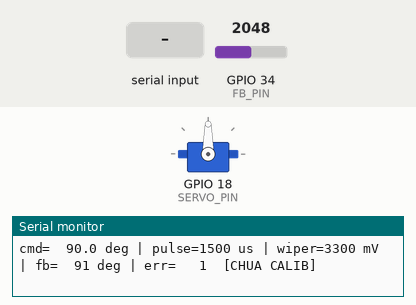
This sketch was run on a simulated ESP32. Parts: servo, the last lines printed to the serial monitor. The inputs (shaded band) are chosen by the test bench; at power-on: GPIO 34 (FB_PIN) = 2048 (analog values on the 0–4095 scale). EEPROM starts erased.

Above: at 3.0 s.
3.1 s: "0\n" received over Serial
At 4.3 s:
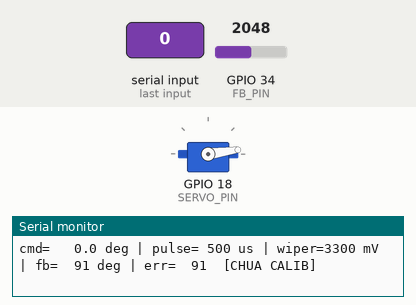
4.6 s: "1\n" received over Serial
At 5.8 s:
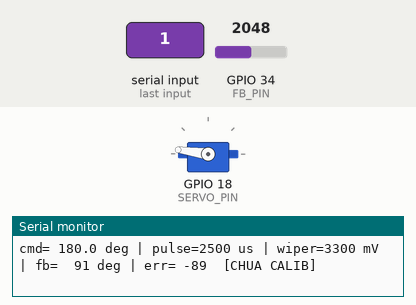
6.1 s: "s\n" received over Serial
At 8.6 s:
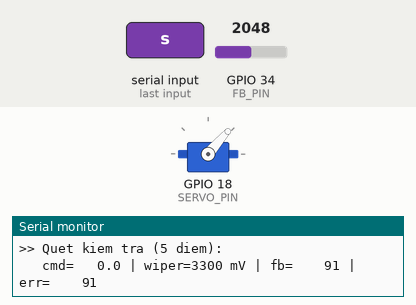
15.0 s: "e90\n" received over Serial
Timing chart, 0 to 18.0 s (numbered marks = the images above; inputs shaded):
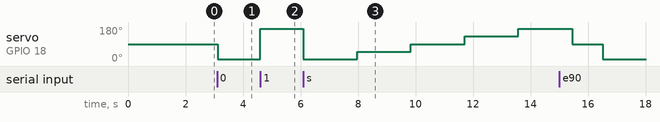

Measured:
- after the input at 3.1 s, servo on GPIO 18 (SERVO_PIN): 90° → 8° at once
- after the input at 4.6 s, servo on GPIO 18 (SERVO_PIN): 8° → 172° at once
- after the input at 6.1 s, servo on GPIO 18 (SERVO_PIN): 172° → 8° at once, → 49° 1.9 s later, → 90° 1.9 s later, → 131° 1.9 s later, … (5 changes in this stretch)

The sketch:

rds3120mg_calib.ino
```cpp
/*
  RDS3120MG (servo 20kg, metal gear) - BAN 180 DO
  Hieu chinh offset + doc feedback ADC tren ESP32, noi suy 2 doan (0 - 90 - 180)
  Thu vien: ESP32Servo (cai trong Library Manager)

  Dau noi:
    Servo signal  -> GPIO18
    Servo V+      -> nguon RIENG 6-7.2V, >= 5A (KHONG lay tu ESP32)
    Servo GND     -> GND chung voi ESP32
    Feedback wiper-> cau chia ap -> GPIO34 (ADC1)

  Bien tro RDS3120MG duoc cap theo dien ap nguon servo, wiper co the len 5-6V
  nen BAT BUOC phai chia ap truoc khi vao ESP32.

  Cau chia ap mac dinh (FB_DIVIDER_RATIO = 2.0):
      wiper ---[47k]---+--- GPIO34
                       |
                     [47k]  + tu 100nF song song
                       |
                      GND

  Neu khi chay lenh 'k' bi bao "ADC bao hoa" (wiper qua cao), doi cau chia ap:
      R tren = 47k, R duoi = 22k  ->  FB_DIVIDER_RATIO = 3.14

  FB_DIVIDER_RATIO trong code PHAI KHOP voi mach that.

  Serial Monitor: 115200 baud, chon "Newline"
*/

#include <ESP32Servo.h>
#include <Preferences.h>

// ================== CAU HINH ==================
const int SERVO_PIN = 18;
const int FB_PIN    = 34;

// Ty so chia ap = (R1 + R2) / R2.  47k+47k = 2.0 | 47k+22k = 3.14 | noi thang = 1.0
const float FB_DIVIDER_RATIO = 2.0f;

// Hanh trinh servo: ban 180 do
const int SERVO_RANGE_DEG = 180;

const int PULSE_LIMIT_LOW  = 400;    // gioi han an toan khi chinh offset (us)
const int PULSE_LIMIT_HIGH = 2600;
const int PULSE_STEP       = 5;      // moi lan bam q/e/z/c doi bao nhieu us

const int DEFAULT_PULSE_MIN = 500;   // theo thong so hang: 500-2500 us
const int DEFAULT_PULSE_MAX = 2500;

// Nguong bao hoa ADC (mV tai chan ESP32). Vuot nguong nay thi so do bi sai lech
const int ADC_SAT_MV = 3100;

// So chu so thap phan khi lam tron fb va err (0 = so nguyen, 1 = 1 chu so le)
const int FB_DECIMALS = 0;

// ================== BIEN TOAN CUC ==================
Servo servo;
Preferences prefs;

int pulseMin = DEFAULT_PULSE_MIN;    // us ung voi 0 do
int pulseMax = DEFAULT_PULSE_MAX;    // us ung voi 180 do

// Gia tri TAM (uoc luong tu so do 3278 mV o 90 do). BAT BUOC chay lenh 'k'
// de ghi de bang so do thuc te cua con servo cua ban.
int adc0     = 1100;                 // mV wiper tai 0 do
int adcMid   = 3278;                 // mV wiper tai 90 do
int adcMax   = 5400;                 // mV wiper tai 180 do

bool calibrated = false;             // da chay 'k' thanh cong (hoac nap tu flash) chua
int lastPinMv = 0;                   // dien ap thuc te tai chan ESP32 o lan doc gan nhat
float cmdAngle = SERVO_RANGE_DEG / 2.0f;

// ================== TIEN ICH ==================
// Tra ve dien ap WIPER (da nhan lai ty so chia ap), de so truc tiep voi dong ho
int readFeedbackMv() {
  long sum = 0;
  const int N = 32;
  for (int i = 0; i < N; i++) {
    sum += analogReadMilliVolts(FB_PIN);
    delay(2);
  }
  lastPinMv = sum / N;
  return (int)(lastPinMv * FB_DIVIDER_RATIO);
}

int angleToUs(float a) {
  a = constrain(a, 0, SERVO_RANGE_DEG);
  return pulseMin + (long)((pulseMax - pulseMin) * a / SERVO_RANGE_DEG);
}

// Noi suy 2 doan (0 -> 90 -> 180), tu xu ly ca truong hop feedback dao chieu
float mvToAngle(int mv) {
  if (adcMax == adc0) return 0;

  const float halfDeg = SERVO_RANGE_DEG / 2.0f;
  const bool isReverse = (adcMax < adc0);
  const bool inFirstHalf = isReverse ? (mv >= adcMid) : (mv <= adcMid);

  float a;
  if (inFirstHalf) {
    if (adcMid == adc0) return 0;
    a = (mv - adc0) * halfDeg / (adcMid - adc0);
  } else {
    if (adcMax == adcMid) return halfDeg;
    a = halfDeg + (mv - adcMid) * halfDeg / (adcMax - adcMid);
  }
  return constrain(a, 0, SERVO_RANGE_DEG);
}

// Lam tron x den d chu so thap phan (tranh in ra "-0")
float roundTo(float x, int d) {
  float p = powf(10.0f, d);
  float r = roundf(x * p) / p;
  if (r == 0) r = 0.0f;
  return r;
}

void moveTo(float a, int settleMs = 800) {
  cmdAngle = constrain(a, 0, SERVO_RANGE_DEG);
  servo.writeMicroseconds(angleToUs(cmdAngle));
  delay(settleMs);
}

void saveCal() {
  prefs.begin("rds3120", false);
  prefs.putInt("pMin", pulseMin);
  prefs.putInt("pMax", pulseMax);
  prefs.putInt("a0", adc0);
  prefs.putInt("aMid", adcMid);
  prefs.putInt("aMax", adcMax);
  prefs.putFloat("ratio", FB_DIVIDER_RATIO);   // luu ty so chia ap dang dung luc calib
  prefs.putBool("cal", calibrated);
  prefs.end();
  Serial.println(">> Da luu hieu chinh vao flash.");
}

void loadCal() {
  prefs.begin("rds3120", true);
  pulseMin = prefs.getInt("pMin", pulseMin);
  pulseMax = prefs.getInt("pMax", pulseMax);
  adc0     = prefs.getInt("a0", adc0);
  adcMid   = prefs.getInt("aMid", adcMid);
  adcMax   = prefs.getInt("aMax", adcMax);
  calibrated = prefs.getBool("cal", false);
  float savedRatio = prefs.getFloat("ratio", FB_DIVIDER_RATIO);
  prefs.end();

  // Neu doi ty so chia ap sau khi calib thi du lieu da luu khong con dung
  if (calibrated && fabsf(savedRatio - FB_DIVIDER_RATIO) > 0.01f) {
    calibrated = false;
    Serial.printf("!! Ty so chia ap da doi (%.2f -> %.2f). Chay lai lenh 'k'.\n",
                  savedRatio, FB_DIVIDER_RATIO);
  }
}

void printCal() {
  Serial.printf("pulseMin=%d us | pulseMax=%d us | adc0=%d mV | adcMid=%d mV | adcMax=%d mV (wiper)%s\n",
                pulseMin, pulseMax, adc0, adcMid, adcMax,
                calibrated ? "" : "  [CHUA CALIB]");
}

// Tu do ADC tai 3 diem (0, 90, 180). Chay SAU KHI da chinh xong pulseMin/pulseMax
void calibrateADC() {
  Serial.println(">> Calib ADC: ve 0 do...");
  moveTo(0, 2500);
  int v0 = readFeedbackMv();
  bool sat0 = lastPinMv > ADC_SAT_MV;

  Serial.println(">> Calib ADC: ve 90 do...");
  moveTo(90, 2000);
  int vMid = readFeedbackMv();
  bool satMid = lastPinMv > ADC_SAT_MV;

  Serial.println(">> Calib ADC: ve 180 do...");
  moveTo(180, 2500);
  int vMax = readFeedbackMv();
  bool satMax = lastPinMv > ADC_SAT_MV;

  Serial.printf(">> Do duoc: adc0=%d mV, adcMid=%d mV, adcMax=%d mV (wiper)\n", v0, vMid, vMax);

  bool monotonic = (v0 < vMid && vMid < vMax) || (v0 > vMid && vMid > vMax);

  if (sat0 || satMid || satMax) {
    Serial.println("!! ADC bao hoa (> 3100 mV tai chan ESP32). Tang ty so chia ap (vd 3.14) roi do lai. KHONG cap nhat.");
  } else if (abs(vMax - v0) < 200) {
    Serial.println("!! Chenh lech < 200 mV, feedback co the chua noi hoac sai chan. KHONG cap nhat.");
  } else if (!monotonic) {
    Serial.println("!! Diem giua khong nam giua 2 dau, do lai. KHONG cap nhat.");
  } else {
    adc0   = v0;
    adcMid = vMid;
    adcMax = vMax;
    calibrated = true;
    if (adcMax < adc0) Serial.println(">> Feedback dao chieu (goc tang -> dien ap giam), da tu xu ly.");
    Serial.println(">> Calib thanh cong! Bam 'p' de luu vao flash.");
  }
  moveTo(90, 1200);
}

// Quet 5 diem (0, 45, 90, 135, 180) de kiem tra sai so
void sweepTest() {
  if (!calibrated) Serial.println("!! Chua calib, ket qua duoi day chua dung. Chay 'k' truoc.");
  Serial.println(">> Quet kiem tra (5 diem):");
  const float pts[5] = {0.0f, 45.0f, 90.0f, 135.0f, 180.0f};
  for (int i = 0; i < 5; i++) {
    moveTo(pts[i], 1800);
    int mv = readFeedbackMv();
    float fbRaw = mvToAngle(mv);
    float fb    = roundTo(fbRaw, FB_DECIMALS);
    float err   = roundTo(fbRaw - pts[i], FB_DECIMALS);
    Serial.printf("   cmd=%6.1f | wiper=%4d mV | fb=%6.*f | err=%6.*f\n",
                  pts[i], mv, FB_DECIMALS, fb, FB_DECIMALS, err);
  }
  moveTo(90, 1000);
}

void printHelp() {
  Serial.println(F(
    "\n=============== LENH ===============\n"
    "g<goc> : di toi goc, vd g45\n"
    "0 9 1  : di toi 0 / 90 / 180 do\n"
    "q / e  : pulseMin  -5 / +5 us (offset 0 do)\n"
    "z / c  : pulseMax  -5 / +5 us (offset 180 do)\n"
    "k      : tu do ADC tai 3 diem (0, 90, 180)\n"
    "s      : quet 5 diem kiem tra sai so\n"
    "p      : luu vao flash\n"
    "r      : reset pulse ve mac dinh (chua luu)\n"
    "i      : in thong so hien tai\n"
    "h      : tro giup\n"
    "====================================\n"));
}

void handleCmd(String s) {
  s.trim();
  if (s.length() == 0) return;
  char c = s[0];

  switch (c) {
    case 'g': moveTo(s.substring(1).toFloat(), 600); break;
    case '0': moveTo(0);   break;
    case '9': moveTo(90);  break;
    case '1': moveTo(180); break;

    case 'q': pulseMin = max(pulseMin - PULSE_STEP, PULSE_LIMIT_LOW);  moveTo(0, 350);   calibrated = false; break;
    case 'e': pulseMin = min(pulseMin + PULSE_STEP, pulseMax - 100);   moveTo(0, 350);   calibrated = false; break;
    case 'z': pulseMax = max(pulseMax - PULSE_STEP, pulseMin + 100);   moveTo(180, 350); calibrated = false; break;
    case 'c': pulseMax = min(pulseMax + PULSE_STEP, PULSE_LIMIT_HIGH); moveTo(180, 350); calibrated = false; break;

    case 'k': calibrateADC(); break;
    case 's': sweepTest(); break;
    case 'p':
      if (!calibrated) Serial.println("!! Luu y: chua calib ADC (hoac vua doi pulse). Nen chay 'k' truoc khi luu.");
      saveCal();
      break;
    case 'r':
      pulseMin = DEFAULT_PULSE_MIN;
      pulseMax = DEFAULT_PULSE_MAX;
      calibrated = false;
      Serial.println(">> Da reset pulse ve mac dinh.");
      break;
    case 'i': break;
    case 'h': printHelp(); return;
    default:  Serial.println("Lenh khong hop le. Go h de xem tro giup."); return;
  }
  printCal();
}

// ================== SETUP / LOOP ==================
void setup() {
  Serial.begin(115200);
  delay(300);

  analogReadResolution(12);
  analogSetPinAttenuation(FB_PIN, ADC_11db);   // 0 - ~3.3V

  loadCal();

  ESP32PWM::allocateTimer(0);
  servo.setPeriodHertz(50);
  servo.attach(SERVO_PIN, PULSE_LIMIT_LOW, PULSE_LIMIT_HIGH);
  moveTo(90, 1500);

  printHelp();
  printCal();
  if (!calibrated) Serial.println("!! Chua calib ADC: gia tri fb/err chi la tam. Chinh pulse roi chay 'k'.");
}

void loop() {
  if (Serial.available()) {
    handleCmd(Serial.readStringUntil('\n'));
  }

  static uint32_t t = 0;
  if (millis() - t > 200) {
    t = millis();
    int mv = readFeedbackMv();
    float fbRaw = mvToAngle(mv);
    float fb    = roundTo(fbRaw, FB_DECIMALS);
    float err   = roundTo(fbRaw - cmdAngle, FB_DECIMALS);
    Serial.printf("cmd=%6.1f deg | pulse=%4d us | wiper=%4d mV | fb=%4.*f deg | err=%4.*f%s%s\n",
                  cmdAngle, angleToUs(cmdAngle), mv, FB_DECIMALS, fb, FB_DECIMALS, err,
                  calibrated ? "" : "  [CHUA CALIB]",
                  lastPinMv > ADC_SAT_MV ? "  !! ADC BAO HOA" : "");
  }
}
```
